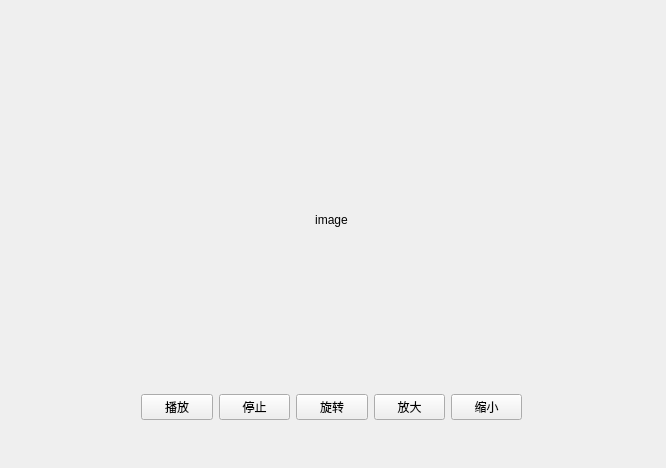
<?xml version="1.0" encoding="UTF-8"?>
<ui version="4.0">
 <class>MyWidget</class>
 <widget class="QWidget" name="MyWidget">
  <property name="geometry">
   <rect>
    <x>0</x>
    <y>0</y>
    <width>666</width>
    <height>468</height>
   </rect>
  </property>
  <property name="windowTitle">
   <string>MyWidget</string>
  </property>
  <widget class="QWidget" name="widget" native="true">
   <property name="geometry">
    <rect>
     <x>30</x>
     <y>20</y>
     <width>601</width>
     <height>421</height>
    </rect>
   </property>
   <widget class="QWidget" name="">
    <property name="geometry">
     <rect>
      <x>100</x>
      <y>20</y>
      <width>403</width>
      <height>391</height>
     </rect>
    </property>
    <layout class="QVBoxLayout" name="verticalLayout">
     <item>
      <widget class="QLabel" name="label">
       <property name="text">
        <string>image</string>
       </property>
       <property name="alignment">
        <set>Qt::AlignCenter</set>
       </property>
      </widget>
     </item>
     <item>
      <layout class="QHBoxLayout" name="horizontalLayout">
       <item>
        <widget class="QPushButton" name="btnStart">
         <property name="text">
          <string>播放</string>
         </property>
        </widget>
       </item>
       <item>
        <widget class="QPushButton" name="btnStop">
         <property name="text">
          <string>停止</string>
         </property>
        </widget>
       </item>
       <item>
        <widget class="QPushButton" name="btnCircle">
         <property name="text">
          <string>旋转</string>
         </property>
        </widget>
       </item>
       <item>
        <widget class="QPushButton" name="btnLarge">
         <property name="text">
          <string>放大</string>
         </property>
        </widget>
       </item>
       <item>
        <widget class="QPushButton" name="btnSmaller">
         <property name="text">
          <string>缩小</string>
         </property>
        </widget>
       </item>
      </layout>
     </item>
    </layout>
   </widget>
  </widget>
 </widget>
 <layoutdefault spacing="6" margin="11"/>
 <resources/>
 <connections/>
</ui>
